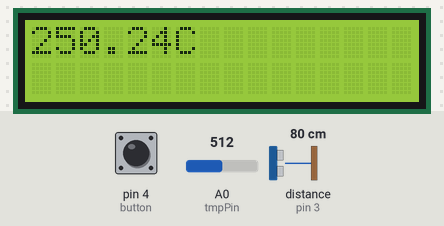
Recording of a sketch running on a simulated Arduino Uno, built with avr-gcc and run on an emulated ATmega328P. Parts: 16×2 character LCD. Wiring (inferred from the names in the program): ultrasonic range finder: trigger pin 2; echo pin 3. Inputs (shaded band) come from the test bench; at power-on: pin 4 (button) LOW, A0 (tmpPin) = 512, distance to the obstacle (sensor on pin 3) 80 cm. The echo pulse lasts 58.3 µs per cm.

Above: at 1.2 s.
1.3 s: pin 4 (button) pulled HIGH for 1.25 s
At 2.9 s:
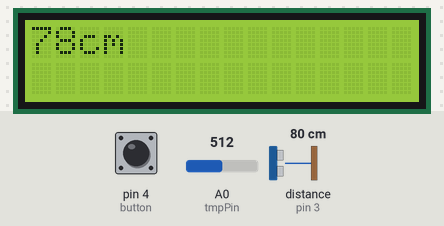
4.6 s: A0 (tmpPin) set to 716
At 6.1 s:
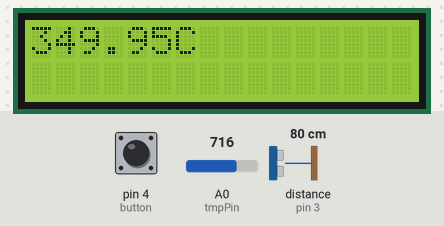
6.6 s: A0 (tmpPin) set to 900
At 7.5 s:
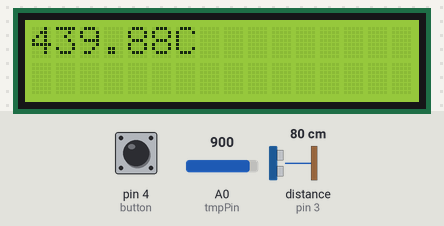
8.6 s: A0 (tmpPin) set to 1023
At 10.2 s:
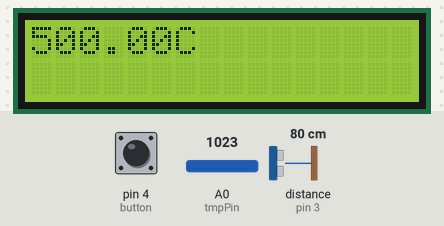
10.7 s: pin 4 (button) pulled HIGH for 3.2 s
At 11.5 s:
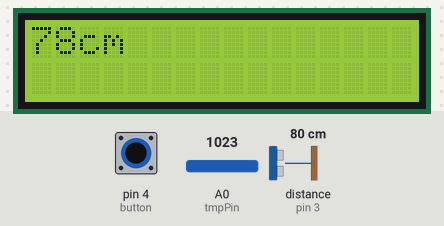
Timing chart, 0 to 13.7 s (numbered marks = the images above; inputs shaded):
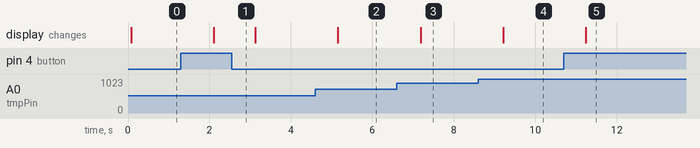

The sketch:

button-lm35-tmp-ultrasonic-lcd.ino
```cpp
// tinkercad: working
// arduino: working

#include <Wire.h>
#include <LiquidCrystal_I2C.h>

const byte trigger_pin = 2;
const byte echo_pin = 3;
const byte button = 4;
const int tmpPin = A0;
float tmpReading, voltage, celcius, farenheit, percent;
int time, distance;

LiquidCrystal_I2C lcd(0x27, 16, 2);

void setup(){
  lcd.begin(16, 2);
  lcd.backlight();
  pinMode (trigger_pin, OUTPUT);
  pinMode (echo_pin, INPUT);
  pinMode (button, INPUT);
  pinMode(tmpPin, INPUT);
}

void loop(){
  int buttonStatus = digitalRead(button);
  digitalWrite (trigger_pin, HIGH);
  delayMicroseconds (10);
  digitalWrite (trigger_pin, LOW);
  time = pulseIn (echo_pin, HIGH);
  distance = (time * 0.034) / 2;

  tmpReading = analogRead(tmpPin);
  percent = tmpReading / 1023.0;
  voltage = percent * 5.0;
  celcius = voltage * 100.0;

  if (buttonStatus == HIGH) {
    lcd.clear();
    lcd.print(distance);
    lcd.print("cm");
  }else{
    lcd.clear();
    lcd.print(celcius);
    lcd.print("C");
  }
  delay(1000);
}
```

Measured:
- after the input at 1.3 s, the display: changes after 0.81 s (image 1)
- after the input at 4.6 s, the display: changes after 0.55 s (image 2)
- after the input at 6.6 s, the display: changes after 0.58 s (image 3)
- after the input at 8.6 s, the display: changes after 0.61 s (image 4)
- after the input at 10.7 s, the display: changes after 0.54 s (image 5)
